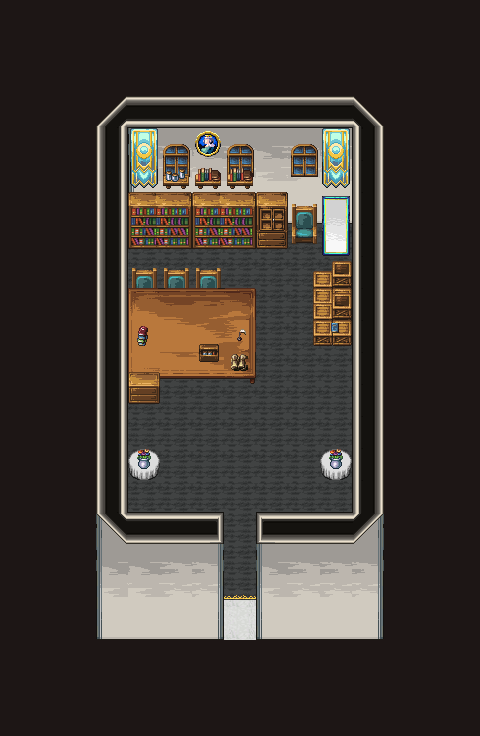

This is a level from a 2D game, rendered from its Tiled map with the project's own tilesets. A one-line summary and the map file follow, with tile-layer data summarised:
An orthogonal 15x23 tile map with 32x32 px tiles, 11 tile layers (black, floor, carpet, wall1, ...).

<map version="1.9" tiledversion="1.9.1" orientation="orthogonal" renderorder="right-down" width="15" height="23" tilewidth="32" tileheight="32" infinite="0" nextlayerid="12" nextobjectid="1">
  <tileset firstgid="1" source="../21_tsx/Church_town.tsx" />
  <layer id="5" name="black" width="15" height="23">
    <data>[345 cells, 2 non-empty, 1 distinct tile ids]</data>
  </layer>
  <layer id="1" name="floor" width="15" height="23">
    <data>[345 cells, 132 non-empty, 1 distinct tile ids]</data>
  </layer>
  <layer id="9" name="carpet" width="15" height="23">
    <data>[345 cells, 72 non-empty, 2 distinct tile ids]</data>
  </layer>
  <layer id="3" name="wall1" width="15" height="23">
    <data>[345 cells, 80 non-empty, 25 distinct tile ids]</data>
  </layer>
  <layer id="8" name="shadow" width="15" height="23">
    <data>[345 cells, 0 non-empty, 0 distinct tile ids]</data>
  </layer>
  <layer id="6" name="furniture1" width="15" height="23">
    <data>[345 cells, 28 non-empty, 20 distinct tile ids]</data>
  </layer>
  <layer id="7" name="furniture2" width="15" height="23">
    <data>[345 cells, 26 non-empty, 19 distinct tile ids]</data>
  </layer>
  <layer id="10" name="chara" width="15" height="23">
    <data>[345 cells, 0 non-empty, 0 distinct tile ids]</data>
  </layer>
  <layer id="11" name="furniture3" width="15" height="23">
    <data>[345 cells, 12 non-empty, 9 distinct tile ids]</data>
  </layer>
  <layer id="4" name="wall2" width="15" height="23">
    <data>[345 cells, 8 non-empty, 6 distinct tile ids]</data>
  </layer>
  <layer id="2" name="black" width="15" height="23">
    <data>[345 cells, 192 non-empty, 1 distinct tile ids]</data>
  </layer>
</map>
